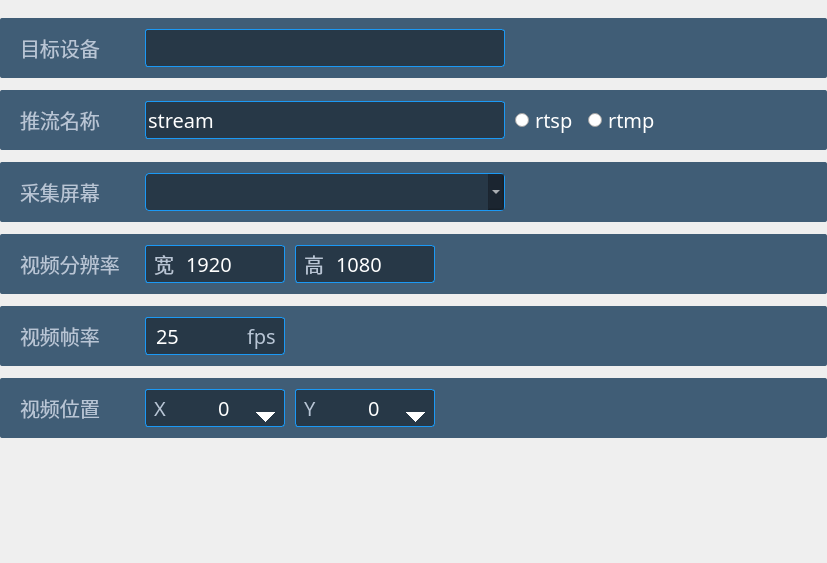
<?xml version="1.0" encoding="UTF-8"?>
<ui version="4.0">
 <class>ScreenPushSetWidget</class>
 <widget class="QWidget" name="ScreenPushSetWidget">
  <property name="geometry">
   <rect>
    <x>0</x>
    <y>0</y>
    <width>827</width>
    <height>563</height>
   </rect>
  </property>
  <property name="windowTitle">
   <string>Form</string>
  </property>
  <property name="styleSheet">
   <string notr="true">QWidget#widget_device,QWidget#widget_screen,QWidget#widget_fps,QWidget#widget_pixel,QWidget#widget_post,QWidget#widget_url
{	
	background-color: rgba(20, 56, 87, 0.8);
	border-radius: 2px 2px 0px 2px;
}

QWidget#widget_height,QWidget#widget_width,QWidget#widget_fps_2,QWidget#widget_posX,QWidget#widget_posY
{
	background-color: rgba(14, 19, 25, 0.5);
	border-radius: 3px;
	border:1px solid #1b99f5;
	border-color:#1b99f5
}

QLineEdit#lineEdit_url,QLineEdit#lineEdit_device
{
	background-color: rgba(14, 19, 25, 0.5);
	border-radius: 3px;
	border: 1px solid #1b99f5;
	font-family: Alibaba PuHuiTi 2.0;
	font-size: 20px;
	color: #ffffff;
}
QLineEdit#lineEdit_height,QLineEdit#lineEdit_width,QLineEdit#lineEdit_fps
{
	background-color: transparent;
	border: none;
	font-family: Alibaba PuHuiTi 2.0;
	font-size: 20px;
	color: #ffffff;
}
QLabel#label_device,QLabel#label_screen,QLabel#label_url,QLabel#label_pixel,QLabel#label_fps,QLabel#label_pos,QLabel#label_width,QLabel#label_height,QLabel#label_fps_2,QLabel#label_posX,QLabel#label_posY
{
	font-family: Alibaba PuHuiTi 2.0;
	font-size: 20px;
	color: #b8c5d5;
}
QSpinBox#spinBox_posX,QSpinBox#spinBox_posY
{
	background-color:transparent;
	border: none;
	font-family: Alibaba PuHuiTi 2.0;
	font-size: 20px;
	color: #ffffff;
}
QSpinBox#spinBox_posX::up-button,QSpinBox#spinBox_posY::up-button
{
  border-image: url(:/resource/iconBtn_up-normal.png);
  width:38;
  height:20;
}
QSpinBox#spinBox_posX:up-button::pressed,QSpinBox#spinBox_posY:up-button::pressed
{
border-image: url(:/resource/iconBtn_up-hover-select.png);
}
QSpinBox#spinBox_posX:down-button,QSpinBox#spinBox_posY:down-button
{
	border-image: url(:/resource/iconBtn_down-normal.png);
	width:38;
	height:20;
}
QSpinBox#spinBox_posX:down-button::pressed,QSpinBox#spinBox_posY:down-button::pressed
{
border-image: url(:/resource/iconBtn_down-hover-select.png);
}
QRadioButton#radioButton_rtsp,QRadioButton#radioButton_rtmp
{
	font-family: Alibaba PuHuiTi 2.0;
	font-size: 20px;
	color: #ffffff;
}
QRadioButton#radioButton_rtsp::indicator::unchecked,QRadioButton#radioButton_rtmp::indicator::unchecked
{
	border-image: url(:/resource/checkBox0_normal.png);
	width:38px;
	height:38px;
}
QRadioButton#radioButton_rtsp::indicator::checked,QRadioButton#radioButton_rtmp::indicator::checked
{
	border-image: url(:/resource/checkBox0_select.png);
	width:38px;
	height:38px;
}

QComboBox#comboBox_screen
{
    combobox-popup:0;
    font:20px "阿里巴巴普惠体";
	color:white;
	background-color: rgba(14, 19, 25, 0.5);
	border-radius: 4px;
	padding-right:1px;
	border: 1px solid #1b99f5;
}
QComboBox#comboBox_screen::drop-down
{
	width:30px;
	height:37px;
	border-image: url(:/resource/下拉框-iconBtn_下拉-normal.png);
}
QComboBox#comboBox_screen::drop-down::hover
{
	width:30px;
	height:37px;
	border-image: url(:/resource/下拉框-iconBtn_下拉-hover-select.png);
}
QComboBox#comboBox_screen::drop-down::checked
{
	width:30px;
	height:37px;
	border-image: url(:/resource/下拉框-iconBtn_下拉-pressed.png);
}
QComboBox#comboBox_screen QAbstractItemView
{
	font:20px "阿里巴巴普惠体";
	color:white;
	background-color: #014268;
	border:1px solid #1b99f5;
	border-radius: 3px;
}
QComboBox#comboBox_screen QAbstractItemView::item
{
	height:38px;
	padding:1px 1px 1px 1px;
	font:20px "阿里巴巴普惠体";
	color:white;
}
QComboBox#comboBox_screen QAbstractItemView::item::hover
{
	height:38px;
	padding:1px 1px 1px 1px;
	font:20px "阿里巴巴普惠体";
	color:white;
	background-color: #3cb0ea;
}
QComboBox#comboBox_screen QAbstractItemView::item::selected
{
	height:38px;
	padding:1px 1px 1px 1px;
	font:20px "阿里巴巴普惠体";
	color:white;
	background-color: #3cb0ea;
}

QComboBox#comboBox_screen:disabled
{
    color:gray;
}

QLineEdit#lineEdit_device:disabled
{
    color:gray;
}
</string>
  </property>
  <layout class="QVBoxLayout" name="verticalLayout">
   <property name="spacing">
    <number>12</number>
   </property>
   <property name="leftMargin">
    <number>0</number>
   </property>
   <property name="topMargin">
    <number>18</number>
   </property>
   <property name="rightMargin">
    <number>0</number>
   </property>
   <property name="bottomMargin">
    <number>0</number>
   </property>
   <item>
    <widget class="QWidget" name="widget_device" native="true">
     <property name="minimumSize">
      <size>
       <width>0</width>
       <height>60</height>
      </size>
     </property>
     <property name="maximumSize">
      <size>
       <width>16777215</width>
       <height>60</height>
      </size>
     </property>
     <layout class="QHBoxLayout" name="horizontalLayout_device">
      <property name="spacing">
       <number>10</number>
      </property>
      <property name="leftMargin">
       <number>20</number>
      </property>
      <item>
       <widget class="QLabel" name="label_device">
        <property name="minimumSize">
         <size>
          <width>115</width>
          <height>0</height>
         </size>
        </property>
        <property name="maximumSize">
         <size>
          <width>115</width>
          <height>16777215</height>
         </size>
        </property>
        <property name="text">
         <string>目标设备     </string>
        </property>
        <property name="alignment">
         <set>Qt::AlignLeading|Qt::AlignLeft|Qt::AlignVCenter</set>
        </property>
       </widget>
      </item>
      <item>
       <widget class="QLineEdit" name="lineEdit_device">
        <property name="minimumSize">
         <size>
          <width>360</width>
          <height>38</height>
         </size>
        </property>
        <property name="maximumSize">
         <size>
          <width>360</width>
          <height>16777215</height>
         </size>
        </property>
       </widget>
      </item>
      <item>
       <spacer name="horizontalSpacer_device">
        <property name="orientation">
         <enum>Qt::Horizontal</enum>
        </property>
        <property name="sizeHint" stdset="0">
         <size>
          <width>40</width>
          <height>20</height>
         </size>
        </property>
       </spacer>
      </item>
     </layout>
    </widget>
   </item>
   <item>
    <widget class="QWidget" name="widget_url" native="true">
     <property name="minimumSize">
      <size>
       <width>0</width>
       <height>60</height>
      </size>
     </property>
     <property name="maximumSize">
      <size>
       <width>16777215</width>
       <height>60</height>
      </size>
     </property>
     <layout class="QHBoxLayout" name="horizontalLayout">
      <property name="spacing">
       <number>10</number>
      </property>
      <property name="leftMargin">
       <number>20</number>
      </property>
      <item>
       <widget class="QLabel" name="label_url">
        <property name="minimumSize">
         <size>
          <width>115</width>
          <height>0</height>
         </size>
        </property>
        <property name="maximumSize">
         <size>
          <width>115</width>
          <height>16777215</height>
         </size>
        </property>
        <property name="text">
         <string>推流名称     </string>
        </property>
        <property name="alignment">
         <set>Qt::AlignLeading|Qt::AlignLeft|Qt::AlignVCenter</set>
        </property>
       </widget>
      </item>
      <item>
       <widget class="QLineEdit" name="lineEdit_url">
        <property name="minimumSize">
         <size>
          <width>360</width>
          <height>38</height>
         </size>
        </property>
        <property name="maximumSize">
         <size>
          <width>360</width>
          <height>16777215</height>
         </size>
        </property>
        <property name="text">
         <string>stream</string>
        </property>
       </widget>
      </item>
      <item>
       <widget class="QRadioButton" name="radioButton_rtsp">
        <property name="text">
         <string>rtsp</string>
        </property>
       </widget>
      </item>
      <item>
       <widget class="QRadioButton" name="radioButton_rtmp">
        <property name="text">
         <string>rtmp</string>
        </property>
       </widget>
      </item>
      <item>
       <spacer name="horizontalSpacer">
        <property name="orientation">
         <enum>Qt::Horizontal</enum>
        </property>
        <property name="sizeHint" stdset="0">
         <size>
          <width>1111111111</width>
          <height>20</height>
         </size>
        </property>
       </spacer>
      </item>
     </layout>
    </widget>
   </item>
   <item>
    <widget class="QWidget" name="widget_screen" native="true">
     <property name="minimumSize">
      <size>
       <width>0</width>
       <height>60</height>
      </size>
     </property>
     <property name="maximumSize">
      <size>
       <width>16777215</width>
       <height>60</height>
      </size>
     </property>
     <layout class="QHBoxLayout" name="horizontalLayout_screen">
      <property name="spacing">
       <number>10</number>
      </property>
      <property name="leftMargin">
       <number>20</number>
      </property>
      <item>
       <widget class="QLabel" name="label_screen">
        <property name="minimumSize">
         <size>
          <width>115</width>
          <height>0</height>
         </size>
        </property>
        <property name="maximumSize">
         <size>
          <width>115</width>
          <height>16777215</height>
         </size>
        </property>
        <property name="text">
         <string>采集屏幕     </string>
        </property>
        <property name="alignment">
         <set>Qt::AlignLeading|Qt::AlignLeft|Qt::AlignVCenter</set>
        </property>
       </widget>
      </item>
      <item>
       <widget class="QComboBox" name="comboBox_screen">
        <property name="minimumSize">
         <size>
          <width>360</width>
          <height>38</height>
         </size>
        </property>
        <property name="maximumSize">
         <size>
          <width>360</width>
          <height>16777215</height>
         </size>
        </property>
       </widget>
      </item>
      <item>
       <spacer name="horizontalSpacer_screen">
        <property name="orientation">
         <enum>Qt::Horizontal</enum>
        </property>
        <property name="sizeHint" stdset="0">
         <size>
          <width>40</width>
          <height>20</height>
         </size>
        </property>
       </spacer>
      </item>
     </layout>
    </widget>
   </item>
   <item>
    <widget class="QWidget" name="widget_pixel" native="true">
     <property name="minimumSize">
      <size>
       <width>0</width>
       <height>60</height>
      </size>
     </property>
     <property name="maximumSize">
      <size>
       <width>16777215</width>
       <height>60</height>
      </size>
     </property>
     <layout class="QHBoxLayout" name="horizontalLayout_10">
      <property name="spacing">
       <number>10</number>
      </property>
      <property name="leftMargin">
       <number>20</number>
      </property>
      <item>
       <widget class="QLabel" name="label_pixel">
        <property name="minimumSize">
         <size>
          <width>115</width>
          <height>0</height>
         </size>
        </property>
        <property name="maximumSize">
         <size>
          <width>115</width>
          <height>16777215</height>
         </size>
        </property>
        <property name="text">
         <string>视频分辨率   </string>
        </property>
        <property name="alignment">
         <set>Qt::AlignLeading|Qt::AlignLeft|Qt::AlignVCenter</set>
        </property>
       </widget>
      </item>
      <item>
       <widget class="QWidget" name="widget" native="true">
        <property name="minimumSize">
         <size>
          <width>290</width>
          <height>0</height>
         </size>
        </property>
        <property name="maximumSize">
         <size>
          <width>290</width>
          <height>16777215</height>
         </size>
        </property>
        <layout class="QHBoxLayout" name="horizontalLayout_7">
         <property name="spacing">
          <number>10</number>
         </property>
         <property name="leftMargin">
          <number>0</number>
         </property>
         <property name="topMargin">
          <number>0</number>
         </property>
         <property name="rightMargin">
          <number>0</number>
         </property>
         <property name="bottomMargin">
          <number>0</number>
         </property>
         <item>
          <widget class="QWidget" name="widget_width" native="true">
           <property name="minimumSize">
            <size>
             <width>140</width>
             <height>38</height>
            </size>
           </property>
           <property name="maximumSize">
            <size>
             <width>140</width>
             <height>38</height>
            </size>
           </property>
           <layout class="QHBoxLayout" name="horizontalLayout_5">
            <property name="spacing">
             <number>10</number>
            </property>
            <property name="topMargin">
             <number>0</number>
            </property>
            <property name="bottomMargin">
             <number>0</number>
            </property>
            <item>
             <widget class="QLabel" name="label_width">
              <property name="minimumSize">
               <size>
                <width>20</width>
                <height>20</height>
               </size>
              </property>
              <property name="text">
               <string>宽</string>
              </property>
             </widget>
            </item>
            <item>
             <widget class="QLineEdit" name="lineEdit_width">
              <property name="minimumSize">
               <size>
                <width>92</width>
                <height>20</height>
               </size>
              </property>
              <property name="text">
               <string>1920</string>
              </property>
             </widget>
            </item>
           </layout>
          </widget>
         </item>
         <item>
          <widget class="QWidget" name="widget_height" native="true">
           <property name="minimumSize">
            <size>
             <width>140</width>
             <height>38</height>
            </size>
           </property>
           <property name="maximumSize">
            <size>
             <width>140</width>
             <height>38</height>
            </size>
           </property>
           <property name="styleSheet">
            <string notr="true"/>
           </property>
           <layout class="QHBoxLayout" name="horizontalLayout_2">
            <property name="spacing">
             <number>10</number>
            </property>
            <property name="topMargin">
             <number>0</number>
            </property>
            <property name="bottomMargin">
             <number>0</number>
            </property>
            <item>
             <widget class="QLabel" name="label_height">
              <property name="minimumSize">
               <size>
                <width>20</width>
                <height>20</height>
               </size>
              </property>
              <property name="text">
               <string>高</string>
              </property>
             </widget>
            </item>
            <item>
             <widget class="QLineEdit" name="lineEdit_height">
              <property name="minimumSize">
               <size>
                <width>92</width>
                <height>20</height>
               </size>
              </property>
              <property name="styleSheet">
               <string notr="true"/>
              </property>
              <property name="text">
               <string>1080</string>
              </property>
              <property name="frame">
               <bool>true</bool>
              </property>
             </widget>
            </item>
           </layout>
          </widget>
         </item>
        </layout>
       </widget>
      </item>
      <item>
       <spacer name="horizontalSpacer_2">
        <property name="orientation">
         <enum>Qt::Horizontal</enum>
        </property>
        <property name="sizeHint" stdset="0">
         <size>
          <width>325</width>
          <height>20</height>
         </size>
        </property>
       </spacer>
      </item>
     </layout>
    </widget>
   </item>
   <item>
    <widget class="QWidget" name="widget_fps" native="true">
     <property name="minimumSize">
      <size>
       <width>0</width>
       <height>60</height>
      </size>
     </property>
     <property name="maximumSize">
      <size>
       <width>16777215</width>
       <height>60</height>
      </size>
     </property>
     <layout class="QHBoxLayout" name="horizontalLayout_8">
      <property name="spacing">
       <number>10</number>
      </property>
      <property name="leftMargin">
       <number>20</number>
      </property>
      <item>
       <widget class="QLabel" name="label_fps">
        <property name="minimumSize">
         <size>
          <width>115</width>
          <height>0</height>
         </size>
        </property>
        <property name="maximumSize">
         <size>
          <width>115</width>
          <height>16777215</height>
         </size>
        </property>
        <property name="text">
         <string>视频帧率  </string>
        </property>
        <property name="alignment">
         <set>Qt::AlignLeading|Qt::AlignLeft|Qt::AlignVCenter</set>
        </property>
       </widget>
      </item>
      <item>
       <widget class="QWidget" name="widget_fps_2" native="true">
        <property name="sizePolicy">
         <sizepolicy hsizetype="Fixed" vsizetype="Preferred">
          <horstretch>0</horstretch>
          <verstretch>0</verstretch>
         </sizepolicy>
        </property>
        <property name="minimumSize">
         <size>
          <width>140</width>
          <height>38</height>
         </size>
        </property>
        <property name="maximumSize">
         <size>
          <width>140</width>
          <height>38</height>
         </size>
        </property>
        <layout class="QHBoxLayout" name="horizontalLayout_3">
         <property name="topMargin">
          <number>0</number>
         </property>
         <property name="bottomMargin">
          <number>0</number>
         </property>
         <item>
          <widget class="QLineEdit" name="lineEdit_fps">
           <property name="minimumSize">
            <size>
             <width>87</width>
             <height>38</height>
            </size>
           </property>
           <property name="text">
            <string>25</string>
           </property>
          </widget>
         </item>
         <item>
          <widget class="QLabel" name="label_fps_2">
           <property name="minimumSize">
            <size>
             <width>0</width>
             <height>38</height>
            </size>
           </property>
           <property name="text">
            <string>fps</string>
           </property>
          </widget>
         </item>
        </layout>
       </widget>
      </item>
      <item>
       <spacer name="horizontalSpacer_3">
        <property name="orientation">
         <enum>Qt::Horizontal</enum>
        </property>
        <property name="sizeHint" stdset="0">
         <size>
          <width>1111111111</width>
          <height>20</height>
         </size>
        </property>
       </spacer>
      </item>
     </layout>
    </widget>
   </item>
   <item>
    <widget class="QWidget" name="widget_post" native="true">
     <property name="minimumSize">
      <size>
       <width>0</width>
       <height>60</height>
      </size>
     </property>
     <property name="maximumSize">
      <size>
       <width>16777215</width>
       <height>60</height>
      </size>
     </property>
     <layout class="QHBoxLayout" name="horizontalLayout_11">
      <property name="spacing">
       <number>10</number>
      </property>
      <property name="leftMargin">
       <number>20</number>
      </property>
      <item>
       <widget class="QLabel" name="label_pos">
        <property name="minimumSize">
         <size>
          <width>115</width>
          <height>0</height>
         </size>
        </property>
        <property name="maximumSize">
         <size>
          <width>115</width>
          <height>16777215</height>
         </size>
        </property>
        <property name="text">
         <string>视频位置  </string>
        </property>
        <property name="alignment">
         <set>Qt::AlignLeading|Qt::AlignLeft|Qt::AlignVCenter</set>
        </property>
       </widget>
      </item>
      <item>
       <widget class="QWidget" name="widget_2" native="true">
        <layout class="QHBoxLayout" name="horizontalLayout_9">
         <property name="spacing">
          <number>10</number>
         </property>
         <property name="leftMargin">
          <number>0</number>
         </property>
         <property name="topMargin">
          <number>0</number>
         </property>
         <property name="rightMargin">
          <number>0</number>
         </property>
         <property name="bottomMargin">
          <number>0</number>
         </property>
         <item>
          <widget class="QWidget" name="widget_posX" native="true">
           <property name="minimumSize">
            <size>
             <width>140</width>
             <height>38</height>
            </size>
           </property>
           <property name="maximumSize">
            <size>
             <width>140</width>
             <height>38</height>
            </size>
           </property>
           <layout class="QHBoxLayout" name="horizontalLayout_4">
            <property name="spacing">
             <number>9</number>
            </property>
            <property name="topMargin">
             <number>0</number>
            </property>
            <property name="rightMargin">
             <number>0</number>
            </property>
            <property name="bottomMargin">
             <number>0</number>
            </property>
            <item>
             <widget class="QLabel" name="label_posX">
              <property name="minimumSize">
               <size>
                <width>0</width>
                <height>0</height>
               </size>
              </property>
              <property name="text">
               <string>X</string>
              </property>
             </widget>
            </item>
            <item>
             <widget class="QSpinBox" name="spinBox_posX">
              <property name="sizePolicy">
               <sizepolicy hsizetype="Minimum" vsizetype="Fixed">
                <horstretch>0</horstretch>
                <verstretch>38</verstretch>
               </sizepolicy>
              </property>
              <property name="minimumSize">
               <size>
                <width>0</width>
                <height>38</height>
               </size>
              </property>
              <property name="maximumSize">
               <size>
                <width>16777215</width>
                <height>38</height>
               </size>
              </property>
              <property name="maximum">
               <number>4096</number>
              </property>
             </widget>
            </item>
           </layout>
          </widget>
         </item>
         <item>
          <widget class="QWidget" name="widget_posY" native="true">
           <property name="minimumSize">
            <size>
             <width>140</width>
             <height>38</height>
            </size>
           </property>
           <property name="maximumSize">
            <size>
             <width>140</width>
             <height>38</height>
            </size>
           </property>
           <layout class="QHBoxLayout" name="horizontalLayout_6">
            <property name="topMargin">
             <number>0</number>
            </property>
            <property name="rightMargin">
             <number>0</number>
            </property>
            <property name="bottomMargin">
             <number>0</number>
            </property>
            <item>
             <widget class="QLabel" name="label_posY">
              <property name="text">
               <string>Y</string>
              </property>
             </widget>
            </item>
            <item>
             <widget class="QSpinBox" name="spinBox_posY">
              <property name="minimumSize">
               <size>
                <width>0</width>
                <height>38</height>
               </size>
              </property>
              <property name="maximumSize">
               <size>
                <width>16777215</width>
                <height>38</height>
               </size>
              </property>
              <property name="frame">
               <bool>true</bool>
              </property>
              <property name="maximum">
               <number>2160</number>
              </property>
             </widget>
            </item>
           </layout>
          </widget>
         </item>
        </layout>
       </widget>
      </item>
      <item>
       <spacer name="horizontalSpacer_6">
        <property name="orientation">
         <enum>Qt::Horizontal</enum>
        </property>
        <property name="sizeHint" stdset="0">
         <size>
          <width>1111111111</width>
          <height>20</height>
         </size>
        </property>
       </spacer>
      </item>
     </layout>
    </widget>
   </item>
   <item>
    <spacer name="verticalSpacer">
     <property name="orientation">
      <enum>Qt::Vertical</enum>
     </property>
     <property name="sizeHint" stdset="0">
      <size>
       <width>17</width>
       <height>37</height>
      </size>
     </property>
    </spacer>
   </item>
  </layout>
 </widget>
 <resources/>
 <connections/>
</ui>
